Frame 1 (no input): blank canvas, image omitted
Frame 60 (the mouse pressed at the canvas centre just before this capture): blank canvas, image omitted
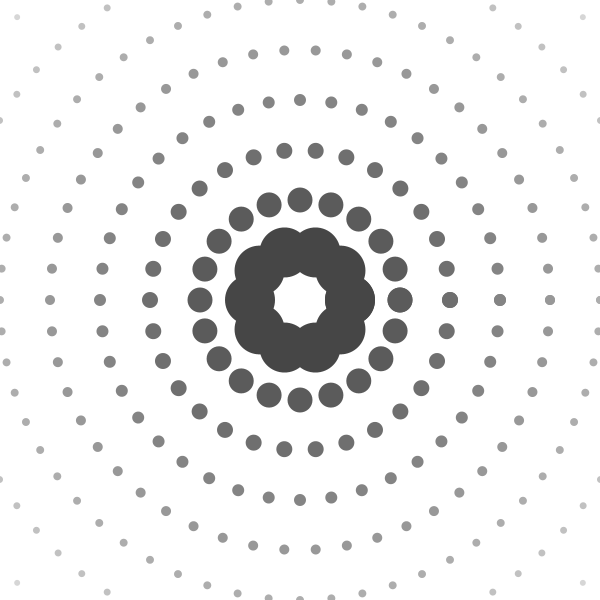
Frame 120 (the mouse held since frame 60 and released just before this capture)

The Processing sketch whose frames 1 and 60 were blank and that drew this single picture after the mouse press (run headless with seeded random() and noise(); from frame 60 on, the mouse is pressed at the canvas centre):

// Processing sketch: processing_23924
// ── processing_23924.pde

//mattholl.co.uk

int x = 0;
int y = 0;
int rad = 50;
int numRings = 10;
int numSegments = 10;

int centredX = 0;
int centredY = 0;

void setup() {
  size(600,600);
  background(255);
  smooth();
  noStroke();
}

void draw() {
  
  //clear canvas each time through draw
  background(255);
  
  //use mouse position to set the number of rings and number of circles in
  //the rings -- change mouseX + mouseY vals so that they are greatest in centre
  centredX = mouseX;
  if(mouseX > (width/2)) {
    int differenceX = mouseX-(width/2);
    centredX = (width/2) - differenceX;
  }
  
  centredY = mouseY;
  if(mouseY > (height/2)) {
    int differenceY = mouseY-(height/2);
    centredY = (height/2) - differenceY;
  }
  
  //map mouse position values onto scale from 0 to 10

  numRings = int(map(centredX, 0, (width/2), 1, 10));
  numSegments = int(map(centredY, 0, (width/2), 1, 10));
  
  //centre the canvas
  translate(width/2, height/2);

  //number of rings of ellipses to calculate
  for(int i = 1; i <= numRings; i++) {

    //increase the number of dots for each ring
    int segments = numSegments * i;

    //Check if segments is odd
    //change to even as 360degees won't divide into it
    if(segments%2 == 1) {
      segments = segments++;
    }

    //vary colour on each pass through draw
    float fillVal = abs(map(segments, 0, numSegments*numRings, 50, 255));
    fill(fillVal);

    float angle = radians(0.0);
    float segmentDegrees = 360.0/segments;
    float angleIncrement =  radians(segmentDegrees);
    
    float distance = rad * (i);
    int circleRad = rad/i;
    
    //draw the circles
    for(float j = 0; j <= segments; j++) {
      float xCoord = distance * cos(angle);
      float yCoord = distance * sin(angle);
      ellipse(xCoord, yCoord, circleRad, circleRad);
      angle += angleIncrement;
    }
  }
}
